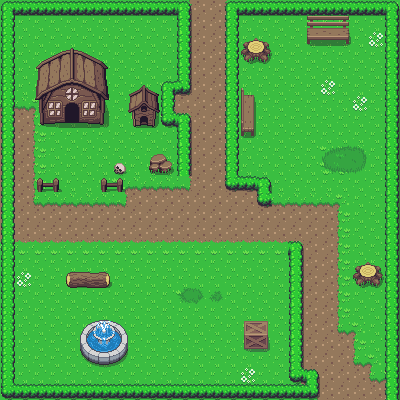

This is a level from a 2D game, rendered from its Tiled map with the project's own tilesets. A one-line summary and the complete map file follow:
An orthogonal 25x25 tile map with 16x16 px tiles, 3 tile layers (Ground, décor, collisions).

<map version="1.10" tiledversion="1.11.0" orientation="orthogonal" renderorder="left-down" width="25" height="25" tilewidth="16" tileheight="16" infinite="0" nextlayerid="9" nextobjectid="35">
 <tileset firstgid="1" source="overworld.tsx" />
 <layer id="7" name="Ground" width="25" height="25">
  <data encoding="csv">
1,1,1,1,1,1,1,1,1,1,1,1201,1202,1202,1203,1,1,1,1,1,1,1,1,1,1,
1,1,1,1,1,1,1,1,1,1,1,1201,1202,1202,1203,1,1,1,1,1,1,1,1,1,1,
1,1,1,1,1,1,1,1,1,1,1,1201,1202,1202,1203,1,1,1,1,1,1,1,1,1,1,
1,1,1,1,1,1,1,1,1,1,1,1201,1202,1202,1203,1,1,1,1,1,1,1,1,1,1,
1,1,1,1,1,1,1,1,1,1,1,1201,1202,1202,1203,1,1,1,1,1,1,1,1,1,1,
1,1,1,1,1,1,1,1,1,1,1161,1322,1202,1202,1203,1,1,1,1,1,1,1,1,1,1,
1162,1162,1163,1,1,1,1,1,1,1,1201,1202,1202,1202,1203,1,1,1,1,1,1,1,1,1,1,
1202,1202,1203,1,1,1,1,1,1,1,1241,1282,1202,1202,1203,1,1,1,1,1,1,1,1,1,1,
1202,1202,1203,1,1,1,1,1,1,1,1,1201,1202,1202,1203,1,1,1,1,1,1,1,1,1,1,
1202,1202,1203,1,1,1,1,1,1,1,1,1201,1202,1202,1203,1,1,1,1,1,1,1,1,1,1,
1202,1202,1203,1,1,1,1,1,1,1,1,1201,1202,1202,1203,1,1,1,1,1,1,1,1,1,1,
1202,1202,1203,1,1,1,1,1161,1162,1162,1162,1322,1202,1202,1321,1162,1163,1,1,1,1,1,1,1,1,
1202,1202,1321,1162,1162,1162,1162,1322,1202,1202,1202,1202,1202,1202,1202,1202,1321,1162,1162,1162,1162,1163,1,1,1,
1202,1202,1202,1202,1202,1202,1202,1202,1202,1202,1202,1202,1202,1202,1202,1202,1202,1202,1202,1202,1202,1203,1,1,1,
1202,1202,1202,1202,1202,1202,1202,1202,1202,1202,1202,1202,1202,1202,1202,1202,1202,1202,1202,1202,1202,1203,1,1,1,
1242,1242,1242,1242,1242,1242,1242,1242,1242,1242,1242,1242,1242,1242,1242,1242,1242,1242,1282,1202,1202,1203,1,1,1,
1,1,1,1,1,1,1,1,1,1,1,1,1,1,1,1,1,1,1201,1202,1202,1203,1,1,1,
1,1,1,1,1,1,1,1,1,1,1,1,1,1,1,1,1,1,1201,1202,1202,1203,1,1,1,
1,1,1,1,1,1,1,1,1,1,1,1,1,1,1,1,1,1,1201,1202,1202,1203,1,1,1,
1,1,1,1,1,1,1,1,1,1,1,1,1,1,1,1,1,1,1201,1202,1202,1203,1,1,1,
1,1,1,1,1,1,1,1,1,1,1,1,1,1,1,1,1,1,1201,1202,1202,1321,1163,1,1,
1,1,1,1,1,1,1,1,1,1,1,1,1,1,1,1,1,1,1201,1202,1202,1202,1203,1,1,
1,1,1,1,1,1,1,1,1,1,1,1,1,1,1,1,1,1,1201,1202,1202,1202,1321,1163,1,
1,1,1,1,1,1,1,1,1,1,1,1,1,1,1,1,1,1,1201,1202,1202,1202,1202,1321,1163,
1,1,1,1,1,1,1,1,1,1,1,1,1,1,1,1,1,1,1241,1282,1202,1202,1202,1202,1203
</data>
 </layer>
 <layer id="2" name="décor" width="25" height="25">
  <data encoding="csv">
0,0,0,0,0,0,0,0,0,0,0,0,0,0,0,0,0,0,0,0,0,0,0,0,0,
0,0,0,0,0,0,0,0,0,0,0,0,0,0,0,0,0,0,0,0,0,0,0,0,0,
0,0,0,0,0,0,0,0,0,0,0,0,0,0,0,0,0,0,0,0,0,0,0,444,0,
0,0,0,0,0,0,0,0,0,0,0,0,0,0,0,0,0,0,0,0,0,0,0,0,0,
0,0,0,0,0,0,0,0,0,0,0,0,0,0,0,0,0,0,0,0,0,0,0,0,0,
0,0,0,0,0,0,0,0,0,0,0,0,0,0,0,0,0,0,0,0,444,0,0,0,0,
0,0,0,0,0,0,0,0,0,0,0,0,0,0,0,0,0,0,0,0,0,0,444,0,0,
0,0,0,0,0,0,0,0,0,0,0,0,0,0,0,0,0,0,0,0,0,0,0,0,0,
0,0,0,0,0,0,0,0,0,0,0,0,0,0,0,0,0,0,0,0,0,0,0,0,0,
0,0,0,0,0,0,0,0,0,0,0,0,0,0,0,0,0,0,0,0,1297,1298,1299,0,0,
0,0,0,0,0,0,0,0,0,0,0,0,0,0,0,0,0,0,0,0,1337,1338,1339,0,0,
0,0,0,0,0,0,0,0,0,0,0,0,0,0,0,0,0,0,0,0,0,0,0,0,0,
0,0,0,0,0,0,0,0,0,0,0,0,0,0,0,0,0,0,0,0,0,0,0,0,0,
0,0,0,0,0,0,0,0,0,0,0,0,0,0,0,0,0,0,0,0,0,0,0,0,0,
0,0,0,0,0,0,0,0,0,0,0,0,0,0,0,0,0,0,0,0,0,0,0,0,0,
0,0,0,0,0,0,0,0,0,0,0,0,0,0,0,0,0,0,0,0,0,0,0,0,0,
0,0,0,0,0,0,0,0,0,0,0,0,0,0,0,0,0,0,0,0,0,0,0,0,0,
0,444,0,0,0,0,0,0,0,0,0,0,0,0,0,0,0,0,0,0,0,0,0,0,0,
0,0,0,0,0,0,0,0,0,0,0,1132,1133,1134,0,0,0,0,0,0,0,0,0,0,0,
0,0,0,0,0,0,0,0,0,0,0,0,0,0,0,0,0,0,0,0,0,0,0,0,0,
0,0,0,0,0,0,0,0,0,0,0,0,0,0,0,0,0,0,0,0,0,0,0,0,0,
0,0,0,0,0,0,0,0,0,0,0,0,0,0,0,0,0,0,0,0,0,0,0,0,0,
0,0,0,0,0,0,0,0,0,0,0,0,0,0,0,0,0,0,0,0,0,0,0,0,0,
0,0,0,0,0,0,0,0,0,0,0,0,0,0,0,444,0,0,0,0,0,0,0,0,0,
0,0,0,0,0,0,0,0,0,0,0,0,0,0,0,0,0,0,0,0,0,0,0,0,0
</data>
 </layer>
 <layer id="8" name="collisions" width="25" height="25">
  <data encoding="csv">
522,523,523,523,523,523,523,523,523,523,523,524,0,0,522,523,523,523,523,523,523,523,523,523,524,
562,0,0,0,0,0,0,0,0,0,0,564,0,0,562,0,0,0,0,189,190,191,0,0,564,
562,0,0,0,0,0,0,0,0,0,0,564,0,0,562,152,153,0,0,229,230,231,0,0,564,
562,0,7,8,9,10,11,0,0,0,0,564,0,0,562,192,193,0,0,0,0,0,0,0,564,
562,0,47,48,49,50,51,0,0,0,0,564,0,0,562,0,0,0,0,0,0,0,0,0,564,
562,0,87,88,89,90,91,0,214,215,522,604,0,0,562,187,0,0,0,0,0,0,0,0,564,
562,0,127,128,129,130,131,0,254,255,562,0,0,0,562,227,0,0,0,0,0,0,0,0,564,
562,0,167,168,169,170,171,0,294,295,602,524,0,0,562,267,0,0,0,0,0,0,0,0,564,
562,0,0,0,0,0,0,0,0,0,0,564,0,0,562,307,0,0,0,0,0,0,0,0,564,
562,0,0,0,0,0,0,0,0,45,46,564,0,0,562,0,0,0,0,0,0,0,0,0,564,
562,0,0,0,0,0,0,148,0,85,86,564,0,0,562,0,0,0,0,0,0,0,0,0,564,
562,0,683,684,0,0,683,684,0,0,0,0,0,0,602,603,524,0,0,0,0,0,0,0,564,
562,0,0,0,0,0,0,0,0,0,0,0,0,0,0,0,602,0,0,0,0,0,0,0,564,
562,0,0,0,0,0,0,0,0,0,0,0,0,0,0,0,0,0,0,0,0,0,0,0,564,
562,0,0,0,0,0,0,0,0,0,0,0,0,0,0,0,0,0,0,0,0,0,0,0,564,
562,0,0,0,0,0,0,0,0,0,0,0,0,0,0,0,0,0,524,0,0,0,0,0,564,
562,0,0,0,0,0,0,0,0,0,0,0,0,0,0,0,0,0,564,0,0,0,152,153,564,
562,0,0,0,204,205,206,0,0,0,0,0,0,0,0,0,0,0,564,0,0,0,192,193,564,
562,0,0,0,0,0,0,0,0,0,0,0,0,0,0,0,0,0,564,0,0,0,0,0,564,
562,0,0,0,0,0,0,0,0,0,0,0,0,0,0,0,0,0,564,0,0,0,0,0,564,
562,0,0,0,0,383,384,385,0,0,0,0,0,0,0,356,357,0,564,0,0,0,0,0,564,
562,0,0,0,0,423,424,425,0,0,0,0,0,0,0,396,397,0,564,0,0,0,0,0,564,
562,0,0,0,0,463,464,465,0,0,0,0,0,0,0,0,0,0,564,0,0,0,0,0,564,
562,0,0,0,0,0,0,0,0,0,0,0,0,0,0,0,0,0,602,524,0,0,0,0,564,
602,603,603,603,603,603,603,603,603,603,603,603,603,603,603,603,603,603,603,604,0,0,0,0,564
</data>
 </layer>
</map>
